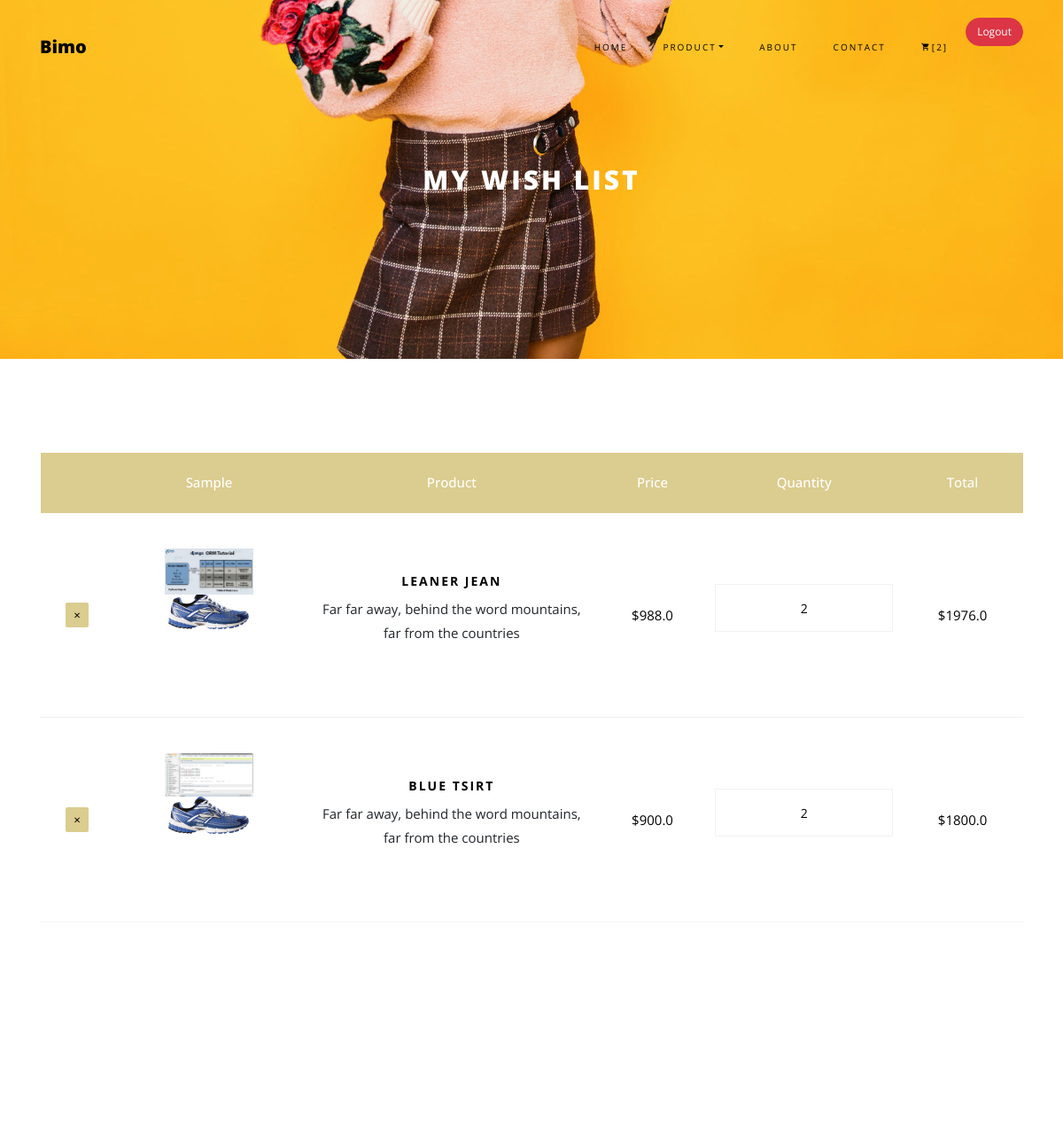
Page /Bimo/Cart/ (signed in, upper part) on the earlier database version.
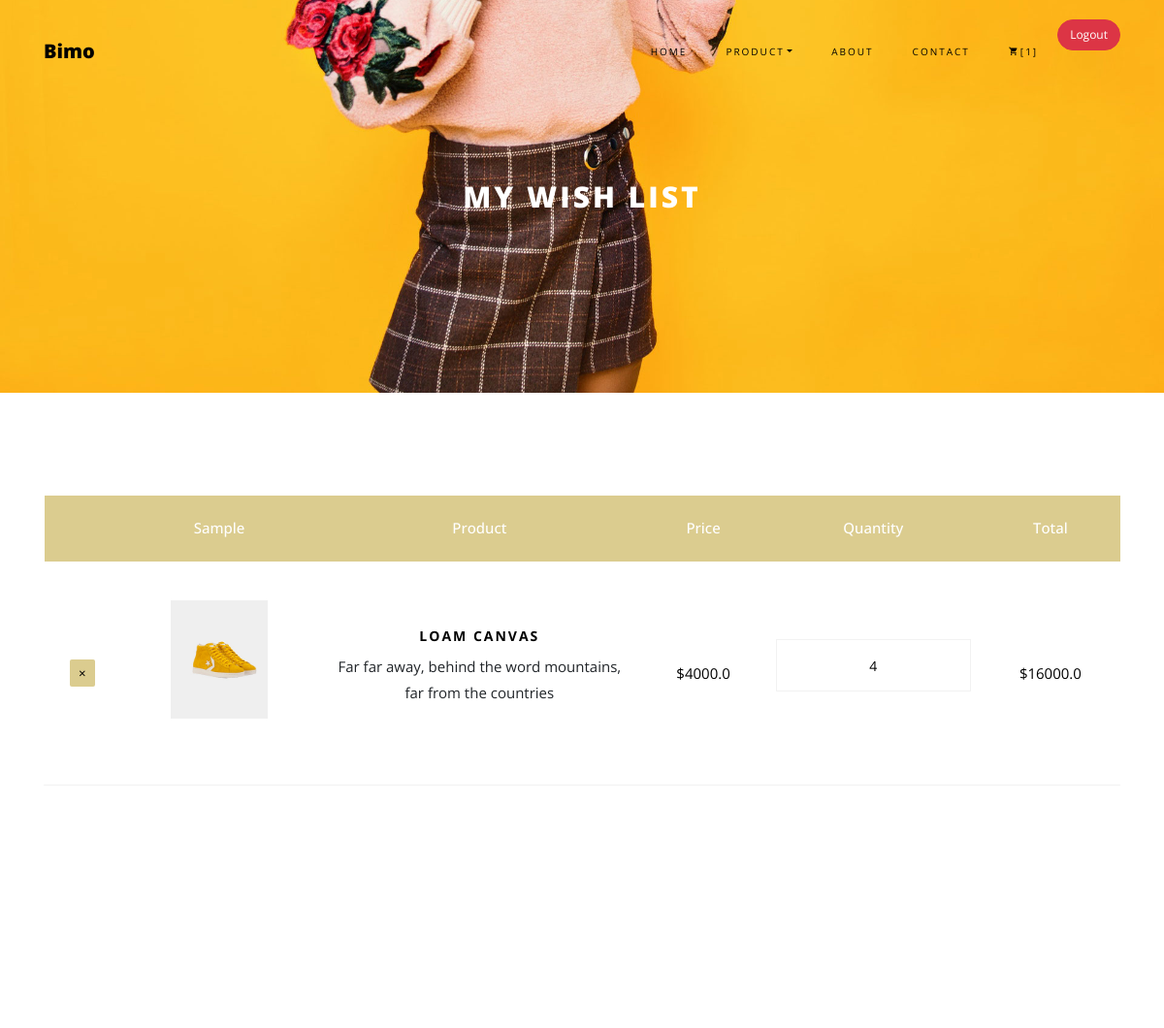
Same page on the later database version.
### Shopping/models.py (models this page shows, shortened)
class Order(models.Model):
    user = models.ForeignKey(settings.AUTH_USER_MODEL, on_delete=models.CASCADE)
    items = models.ManyToManyField(OrderedItem)
    date_ordered = models.DateTimeField(auto_now_add=True)
    status = models.BooleanField(default=False)
    billing_address = models.ForeignKey(
        'BillingAddress',on_delete=models.SET_NULL, null=True, blank=True)
    payment= models.ForeignKey(
        'Payment',on_delete=models.SET_NULL, null=True, blank=True)
    def get_total(self):
        return sum([order_item.item.price * order_item.quantity +20 for order_item in self.items.all()])

class OrderedItem(models.Model):
    user = models.ForeignKey(settings.AUTH_USER_MODEL, on_delete=models.CASCADE)
    item = models.ForeignKey(product, on_delete=models.CASCADE)
    quantity = models.IntegerField(default=1)
    status = models.BooleanField(default=False)
    def item_total(self):
        return self.quantity * self.item.price

class product(models.Model):
    slug = models.SlugField(default=PRODUCT_ID)
    title = models.CharField(max_length=100)
    price = models.FloatField()
    discount = models.FloatField(null=True, blank=True)
    P_type = models.CharField(choices=PRODUCT_TYPE, max_length=2)
    size = models.CharField(choices=PRODUCT_SIZE, max_length=2)
    sample = models.ImageField()
    Date = models.DateTimeField(auto_now=True)
    Time = models.TimeField(auto_now=True)
    def get_remove_cart(self):
        return reverse('remove_cart', kwargs={'slug':self.slug})

### Shopping/views.py (the view)
# urls.py: path('Cart/',Cart.as_view(), name='Cart'),
class Cart(LoginRequiredMixin,View):
   def get(self, *args, **kwargs):
       try:
           order = Order.objects.get(user=self.request.user, status=False)
           context = {
               'object':order
           }
           return render(self.request, 'cart.html', context)
       except ObjectDoesNotExist:
            return render(self.request, 'cart.html', context)

### Shopping/templatetags/cart_template_tags.py (called while the page is built)
@register.filter
def cart_item_count(user):
    if user.is_authenticated:
        qs = Order.objects.filter(user=user, status=False)
        if qs.exists():
            return qs[0].items.count()
    return 0

### templates/cart.html (shortened to what this page needs)
{% extends 'base.html'%}
{% block header %}
{% load static %}
{% load cart_template_tags %}
    <div class="hero-wrap hero-bread" style="background-image: url('/static/assets/images/hero-3.jpg');">
      <div class="container">
        <div class="row no-gutters slider-text align-items-center justify-content-center">
          <div class="col-md-9 ftco-animate text-center">
            <h1 class="mb-0 bread" style="color:white">My Wish list</h1>
          </div>
        </div>
      </div>
    </div>
    <section class="ftco-section ftco-cart">
			<div class="container">
				<div class="row">
    			<div class="col-md-12 ftco-animate">
    				<div class="cart-list">
	    				<table class="table">
						    <thead class="thead-primary">
						      <tr class="text-center">
						        <th>&nbsp;</th>
						        <th>Sample</th>
						        <th>Product</th>
						        <th>Price</th>
						        <th>Quantity</th>
						        <th>Total</th>
						      </tr>
						    </thead>
						    <tbody>
							{% for order_item in object.items.all %}
						      <tr class="text-center">
						        <td class="product-remove"><a href="{{order_item.item.get_remove_cart}}"><span class="ion-ios-close"></span></a></td>
						        <td class="image-prod"><div class="img" style="background-image:url(images/product-3.jpg);"><img src="{{order_item.item.sample.url}}" class="img-fluid" alt="Colorlib Template"></div></td>
						        <td class="product-name">
						        	<h3>{{order_item.item.title}}</h3>
						        	<p>Far far away, behind the word mountains, far from the countries</p>
						        </td>
						        <td class="price">${{order_item.item.price}}</td>
						        <td class="quantity">
						        	<div class="input-group mb-3">
					             	<input type="text" name="quantity" class="quantity form-control input-number" value="{{order_item.quantity}}" min="1" max="100">
					          	</div>
					          </td>
						        	<td class="total">${{order_item.item_total}}</span></td>
						      </tr>
							{% endfor %}
						    </tbody>
						  </table>
					  </div>
    			</div>
    		</div>
    		<div class="row justify-content-start">
    		</div>
			</div>
		</section>
  {% endblock %}

### templates/base.html (shortened to what this page needs)
{% load static %}
{% load cart_template_tags %}
<!DOCTYPE html>
<html lang="en">
  <head>
    <link rel="stylesheet" href="{% static 'assets/css/open-iconic-bootstrap.min.css' %}">
    <link rel="stylesheet" href="{% static 'assets/css/animate.css' %}">
    <link rel="stylesheet" href="{% static 'assets/css/owl.carousel.min.css' %}">
    <link rel="stylesheet" href="{% static 'assets/css/owl.theme.default.min.css' %}">
    <link rel="stylesheet" href="{% static 'assets/css/magnific-popup.css' %}">
    <link rel="stylesheet" href="{% static 'assets/css/aos.css' %}">
    <link rel="stylesheet" href="{% static 'assets/css/ionicons.min.css' %}">
    <link rel="stylesheet" href="{% static 'assets/css/bootstrap-datepicker.css' %}">
    <link rel="stylesheet" href="{% static 'assets/css/jquery.timepicker.css' %}">
    <link rel="stylesheet" href="{% static 'assets/css/flaticon.css' %}">
    <link rel="stylesheet" href="{% static 'assets/css/icomoon.css' %}">
    <link rel="stylesheet" href="{% static 'assets/css/style.css' %}">
  </head>
  <body class="goto-here">
    <nav class="navbar navbar-expand-lg navbar-dark ftco_navbar bg-dark ftco-navbar-light" id="ftco-navbar">
        <div class="container">
          <a class="navbar-brand" href="index.html">Bimo</a>
          <div class="collapse navbar-collapse" id="ftco-nav">
            <ul class="navbar-nav ml-auto">
              <li class="nav-item active"><a href="{% url 'Index' %}" class="nav-link">Home</a></li>
              <li class="nav-item dropdown">
              <a class="nav-link dropdown-toggle" href="#" id="dropdown04" data-toggle="dropdown" aria-haspopup="true" aria-expanded="false">Product</a>
            </li>
              <li class="nav-item"><a href="{% url 'About' %}" class="nav-link">About</a></li>
              <li class="nav-item"><a href="{% url 'Contact' %}" class="nav-link">Contact</a></li>
              <li class="nav-item cta cta-colored"><a href="{% url 'Cart' %}" class="nav-link"><span class="icon-shopping_cart"></span>[{{request.user|cart_item_count}}]</a></li>
              <br><form action="{% url 'Logout' %}" method="post">{% csrf_token %}
                   {% if user.is_authenticated %}
                   <li class="nav-item"><button type="submit" class="btn btn-danger">Logout</button></a></li>
              </form>
                {% else %}
                     <li class="nav-item"><a href="{% url 'home' %}" ><button type="submit" class="btn btn-info">Login</button></a></li>
                    {% endif %}
            </ul>
          </div>
        </div>
      </nav>
    {% block header %}
    {% endblock %}

### static/assets/css/icomoon.css (style rules this page uses)
[class^="icon-"], [class*=" icon-"] { font-family: 'icomoon' !important; speak: none; font-style: normal; font-weight: normal; font-variant: normal; text-transform: none; line-height: 1; -webkit-font-smoothing: antialiased; -moz-osx-font-smoothing: grayscale; }
.icon-shopping_cart:before { content: "\e8cc"; }

Differences in the rows shown:
removed OrderedItem: item.sample (picture), item "LEANER JEAN", item.price "988.0", quantity "2", item_total "1976.0"
removed OrderedItem: item.sample (picture), item "BLUE TSIRT", item.price "900.0", quantity "2", item_total "1800.0"
added OrderedItem: item.sample (picture), item "LOAM CANVAS", item.price "4000.0", quantity "4", item_total "16000.0"
Other differences:
{{ request.user|cart_item_count }}: "2" → "1"
